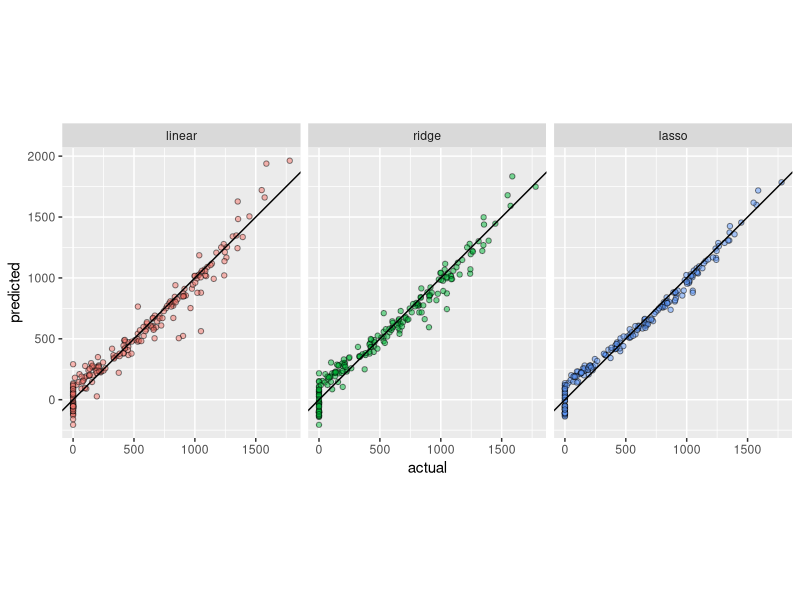

Reproduce this figure in R.
## ---- chunk 1
knitr::opts_chunk$set(echo = TRUE, message = FALSE)
library(tidyverse)
library(glmnet)
## ---- chunk 2
Credit <- read_csv("Credit.csv")
# a model matrix that includes all interactions
X <- model.matrix(balance ~ . * . , Credit)
# train and test set
set.seed(987654312)
train <-sample(1:nrow(X),nrow(X)/2)
test <- -train
# number of predictors
p <- ncol(X)-1
# linear model
y <- Credit$balance
mod <- lm(y[train] ~ X[train, -1])
## ---- chunk 3
grid <- 10^seq(3, -1, length.out = 100)
set.seed(987654312)
cv_ridge <- cv.glmnet(X[train,], y[train], alpha = 0, lambda = grid, nfolds = 10)
cv_lasso <- cv.glmnet(X[train,], y[train], alpha = 1, lambda = grid, nfolds = 10, 
                      thresh = 1e-10)
# best tunning parameters
best_lambda_ridge <- cv_ridge$lambda.min
best_lambda_lasso <- cv_lasso$lambda.min
# number of features in lasso
n_features <- sum(coef(cv_lasso, s = "lambda.min")[, 1] != 0) - 1
## ---- chunk 4
prediction <- list(
  linear =  X[test,] %*% coef(mod),
  ridge = predict(cv_ridge, X[test,], s = best_lambda_ridge),
  lasso = predict(cv_lasso, X[test,], s = best_lambda_lasso)
) %>%
  lapply(`colnames<-`, NULL)
test_error <- function(x) mean((x - y[test])^2)
error <- lapply(prediction, test_error)
## ---- chunk 5
as.data.frame(prediction) %>%
  mutate(actual = y[test]) %>%
  reshape2::melt("actual", value.name = "predicted", variable.name = "method") %>%
  ggplot(aes(x = actual, y = predicted)) +
  geom_point(aes(fill = method), shape = 21, show.legend = F, alpha = 0.5) +
  geom_abline(intercept = 0, slope = 1) +
  coord_equal() +
  facet_grid(~method)
